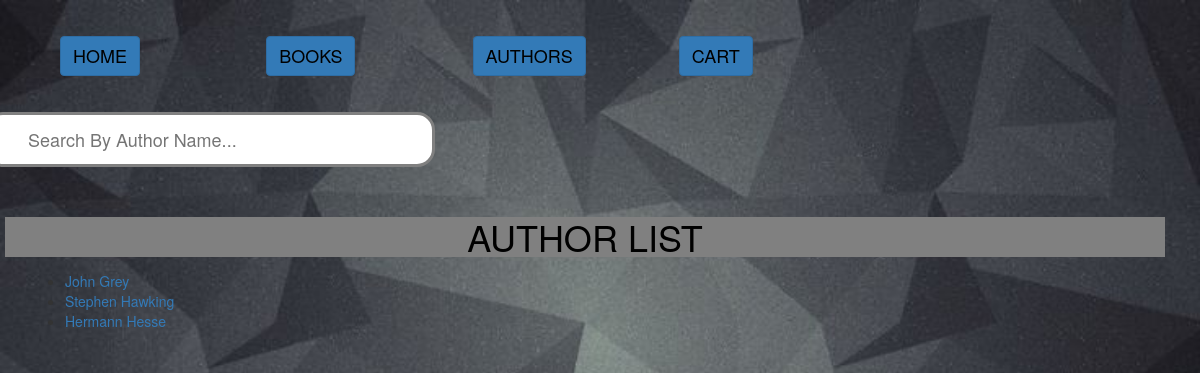
/authors/, run on an earlier commit of the app's database.
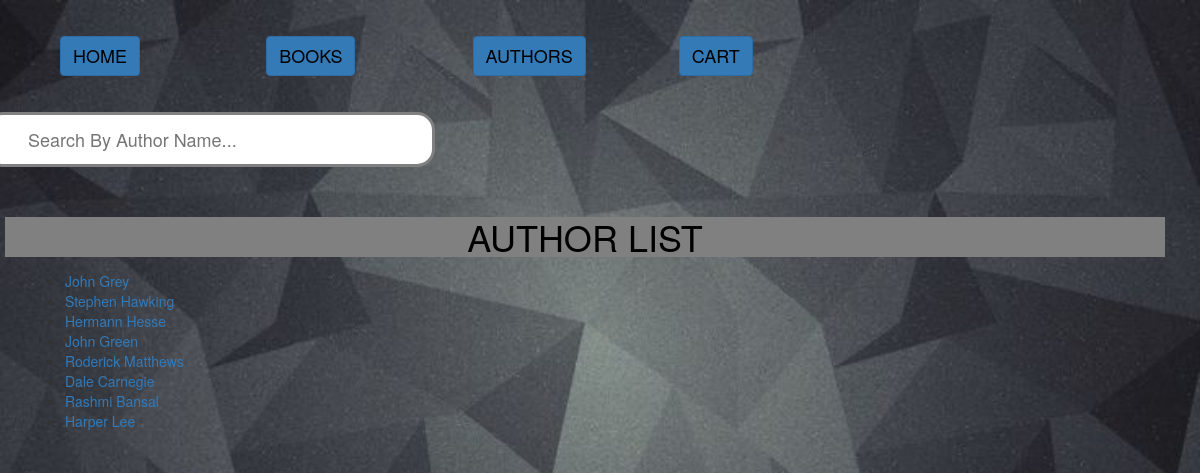
And on a later commit of the database.
### books/models.py (models this page shows, shortened)
class Author(models.Model):
    first_name = models.CharField(max_length=100)
    last_name = models.CharField(max_length=100)
    date_of_birth = models.DateField(null=True, blank=True)
    date_of_death = models.DateField('Died', null=True, blank=True)
    def get_absolute_url(self):
        return reverse('author-detail', args=[str(self.id)])

### books/views.py (the view)
# urls.py: url(r'^authors/$', views.author_list, name='authors'),
def author_list(request):
    author = Author.objects.all()
    return render(request,'books/author_list.html',{'author_list':author})

### books/templates/books/author_list.html (shortened to what this page needs)
{% extends "books/base.html" %}
{% block content %}
<form id="searchform" action="http://localhost:8000/bookrent/authors/" method="get" accept-charset="utf-8">
    <input class="searchfield" id="searchbox" name="q" type="text" placeholder="Search By Author Name...">
</form>
    <div style="color:black; font-size: 30; text-decoration:none; background-color:grey; text-transform:uppercase; margin-left:20px; margin-right:50px; margin-top:50px">
      <center><h1>AUTHOR LIST</h1></center>
    </div>
      <menu>
        {% if author_list %}
        <ul>
          {% for author in author_list %}
           <li>
            <a href="{{ author.get_absolute_url }}">{{ author.first_name }} {{author.last_name}} </a>
           </li>
          {% endfor %}
        </ul>
        {% else %}
          <p>There are no authors in the Gallery.</p>
        {% endif %}
      </menu>
    </div>
{% endblock %}

### books/templates/books/base.html (shortened to what this page needs)
{% load staticfiles %}
<!DOCTYPE html>
<html lang="en">
  <head>
    <link rel="stylesheet" type="text/css" href="https://maxcdn.bootstrapcdn.com/bootstrap/3.3.7/css/bootstrap.min.css">
    <link rel="stylesheet" type="text/css" href="{% static 'css/style.css' %}" />
  </head>
  <body>
    <div class="container" style="margin-top: 3%;">
      <div class="col-md-9">
        <div class="col-md-3">
          <a class="btn btn-primary" style="color:black ; font-size:18px " href="/"> HOME  </a>
        </div>
        <div class="col-md-3">
          <a class="btn btn-primary" style="color:black ; font-size:18px" href="/books/"> BOOKS  </a>
        </div>
        <div class="col-md-3">
          <a class="btn btn-primary" style="color:black ; font-size:18px" href="/authors/"> AUTHORS  </a>
        </div>
        <div class="col-md-3">
          <a class="btn btn-primary" style="color:black ; font-size:18px" href="/cart/cartview/"> CART  </a>
        </div>
      </div>
    </div>
    <div class="row" style="margin-top: 3%;">
      {% block content %}
      {% endblock %}
  </body>
</html>

### static/css/style.css (style rules this page uses)
body { background: white url("images/greymatt.jpg") no-repeat ; background-size: cover; }

### books/templates/books/author_list.html (style rules this page uses)
input[type=text] { width: 450px; box-sizing: border-box; border: 3px solid grey; border-radius: 18px; font-size: 18px; background-color: white; background-image: url('searchicon.png'); background-position: 10px 10px; background-repeat: no-repeat; padding: 12px 20px 12px 40px; -webkit-transition: width 0.4s ease-in-out; transition: width 0.4s ease-in-out; }

What changed in the data, as far as the page shows it:
added Author: first_name "John", last_name "Green"
added Author: first_name "Roderick", last_name "Matthews"
added Author: first_name "Dale", last_name "Carnegie"
added Author: first_name "Rashmi", last_name "Bansal"
added Author: first_name "Harper", last_name "Lee"
